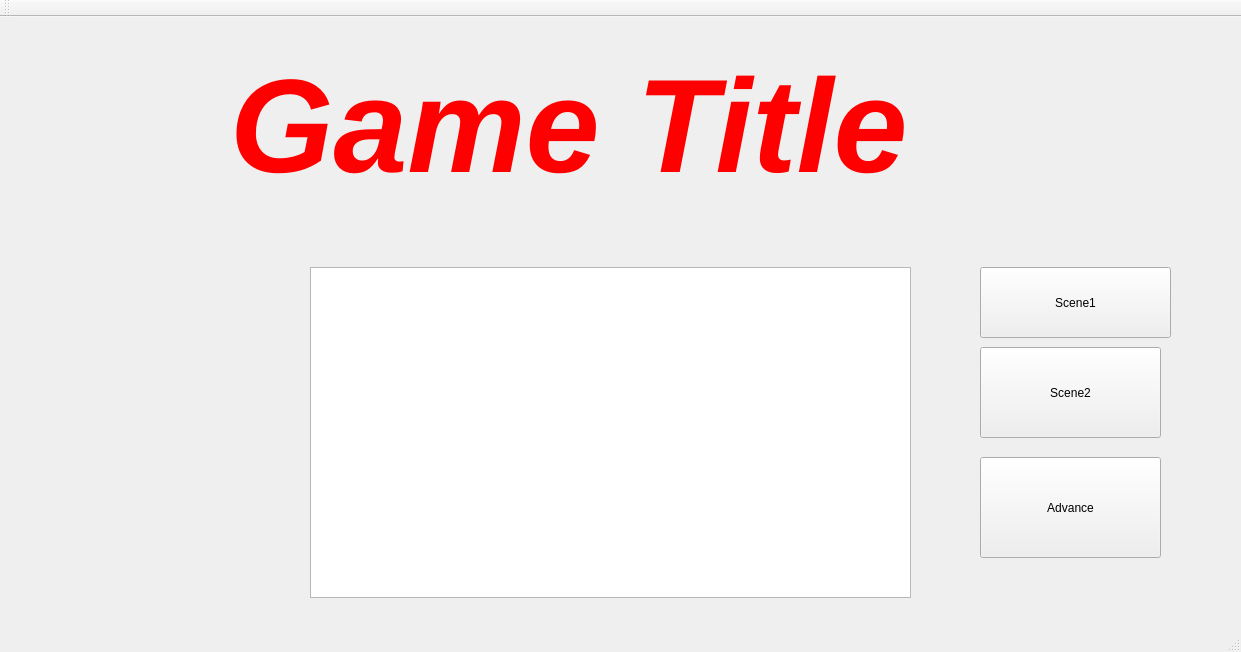
<?xml version="1.0" encoding="UTF-8"?>
<ui version="4.0">
 <class>GameWindow</class>
 <widget class="QMainWindow" name="GameWindow">
  <property name="geometry">
   <rect>
    <x>0</x>
    <y>0</y>
    <width>1241</width>
    <height>652</height>
   </rect>
  </property>
  <property name="sizePolicy">
   <sizepolicy hsizetype="Fixed" vsizetype="Preferred">
    <horstretch>50</horstretch>
    <verstretch>0</verstretch>
   </sizepolicy>
  </property>
  <property name="windowTitle">
   <string>GameWindow</string>
  </property>
  <widget class="QWidget" name="centralWidget">
   <property name="enabled">
    <bool>true</bool>
   </property>
   <widget class="QLabel" name="GameTitle">
    <property name="geometry">
     <rect>
      <x>230</x>
      <y>30</y>
      <width>741</width>
      <height>161</height>
     </rect>
    </property>
    <property name="text">
     <string>&lt;html&gt;&lt;head/&gt;&lt;body&gt;&lt;p&gt;&lt;span style=&quot; font-size:100pt; font-weight:600; font-style:italic; color:#ff0000;&quot;&gt;Game Title&lt;/span&gt;&lt;/p&gt;&lt;/body&gt;&lt;/html&gt;</string>
    </property>
   </widget>
   <widget class="QGraphicsView" name="graphicsView">
    <property name="geometry">
     <rect>
      <x>310</x>
      <y>250</y>
      <width>601</width>
      <height>331</height>
     </rect>
    </property>
   </widget>
   <widget class="QPushButton" name="pushButton">
    <property name="geometry">
     <rect>
      <x>980</x>
      <y>250</y>
      <width>191</width>
      <height>71</height>
     </rect>
    </property>
    <property name="text">
     <string>Scene1</string>
    </property>
   </widget>
   <widget class="QPushButton" name="pushButton_2">
    <property name="geometry">
     <rect>
      <x>980</x>
      <y>330</y>
      <width>181</width>
      <height>91</height>
     </rect>
    </property>
    <property name="text">
     <string>Scene2</string>
    </property>
   </widget>
   <widget class="QPushButton" name="pushButton_3">
    <property name="geometry">
     <rect>
      <x>980</x>
      <y>440</y>
      <width>181</width>
      <height>101</height>
     </rect>
    </property>
    <property name="text">
     <string>Advance</string>
    </property>
   </widget>
  </widget>
  <widget class="QMenuBar" name="menuBar">
   <property name="geometry">
    <rect>
     <x>0</x>
     <y>0</y>
     <width>1241</width>
     <height>32</height>
    </rect>
   </property>
  </widget>
  <widget class="QToolBar" name="mainToolBar">
   <attribute name="toolBarArea">
    <enum>TopToolBarArea</enum>
   </attribute>
   <attribute name="toolBarBreak">
    <bool>false</bool>
   </attribute>
  </widget>
  <widget class="QStatusBar" name="statusBar"/>
 </widget>
 <layoutdefault spacing="6" margin="11"/>
 <resources/>
 <connections>
  <connection>
   <sender>pushButton</sender>
   <signal>clicked()</signal>
   <receiver>GameWindow</receiver>
   <slot>TESTChangeto1()</slot>
   <hints>
    <hint type="sourcelabel">
     <x>1085</x>
     <y>329</y>
    </hint>
    <hint type="destinationlabel">
     <x>1105</x>
     <y>237</y>
    </hint>
   </hints>
  </connection>
  <connection>
   <sender>pushButton_2</sender>
   <signal>clicked()</signal>
   <receiver>GameWindow</receiver>
   <slot>TESTChangeto2()</slot>
   <hints>
    <hint type="sourcelabel">
     <x>1091</x>
     <y>466</y>
    </hint>
    <hint type="destinationlabel">
     <x>1128</x>
     <y>589</y>
    </hint>
   </hints>
  </connection>
  <connection>
   <sender>pushButton_3</sender>
   <signal>clicked()</signal>
   <receiver>GameWindow</receiver>
   <slot>TESTAdvance()</slot>
   <hints>
    <hint type="sourcelabel">
     <x>1130</x>
     <y>514</y>
    </hint>
    <hint type="destinationlabel">
     <x>1215</x>
     <y>513</y>
    </hint>
   </hints>
  </connection>
 </connections>
 <slots>
  <slot>TESTChangeto1()</slot>
  <slot>TESTChangeto2()</slot>
  <slot>TESTAdvance()</slot>
 </slots>
</ui>
